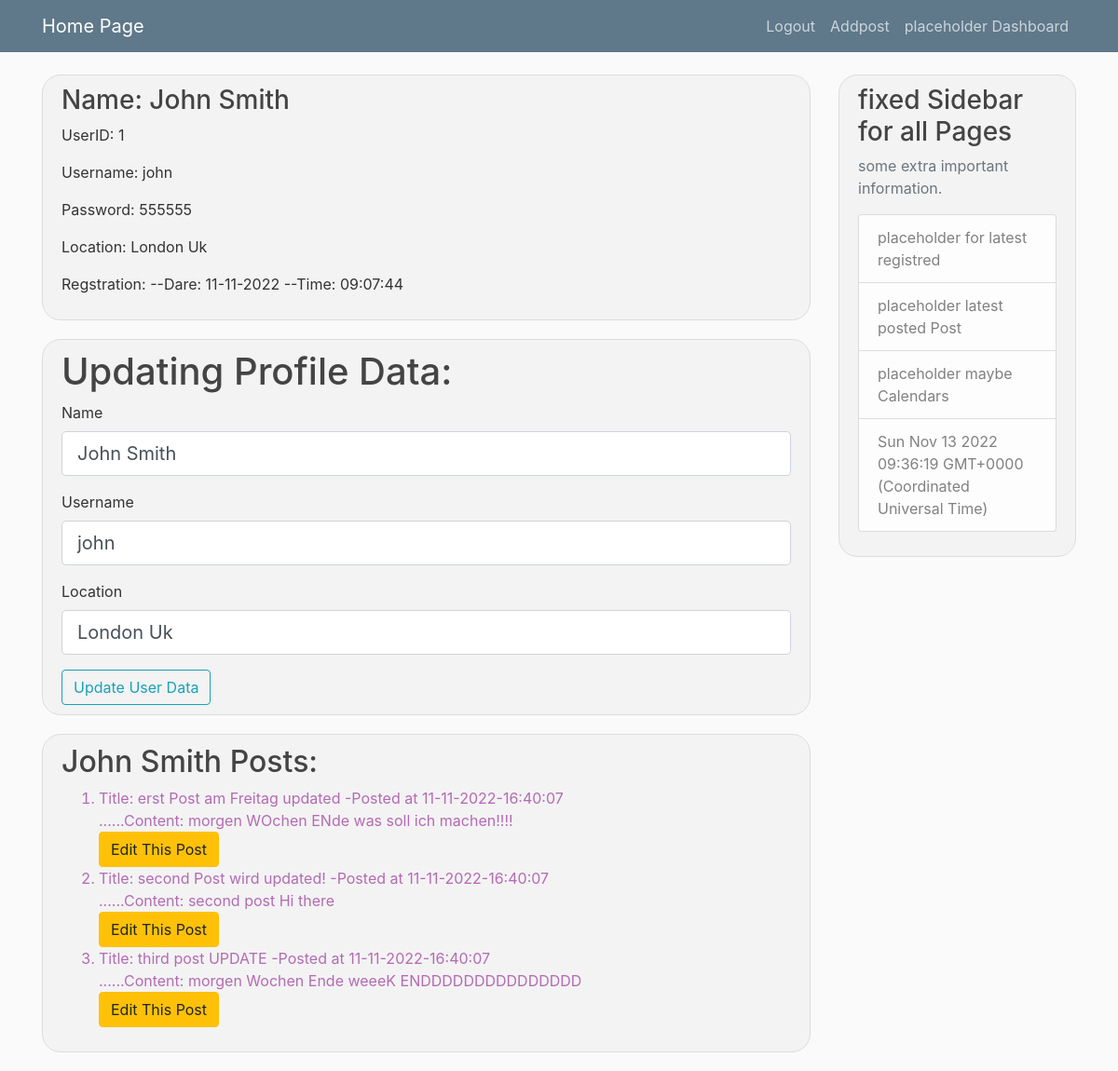
The app's page /dashboard (signed in) with its own data.
### app.py (models this page shows)
class Users(db.Model,UserMixin):
    id=db.Column(db.Integer, primary_key=True)
    name=db.Column(db.String(20),unique=False,nullable=False)
    username=db.Column(db.String(20),unique=True,nullable=False)
    password=db.Column(db.String(100),unique=False,nullable=False)
    location=db.Column(db.String(20),nullable=False)
    date_added=db.Column(db.DateTime,default=datetime.utcnow())
    posts=db.relationship('Posts',backref='creater',lazy=True)
    @property
    def date(self):
        date=self.date_added.strftime("%d-%m-%Y")
        time=self.date_added.strftime("%H:%M:%S")
        date=dict(date=date,time=time)
        return date

class Posts(db.Model):
    id=db.Column(db.Integer, primary_key=True)
    title=db.Column(db.String(100),unique=False,nullable=False)
    content=db.Column(db.String(500),unique=True,nullable=False)
    date_added=db.Column(db.DateTime,default=datetime.utcnow())
    user_id=db.Column(db.Integer,db.ForeignKey('users.id'),nullable=False)
    @property
    def date(self):
        date=self.date_added.strftime("%d-%m-%Y")
        time=self.date_added.strftime("%H:%M:%S")
        date=dict(date=date,time=time)
        return date

### app.py (the view)
@app.route('/dashboard',methods=['POST','GET'])
@login_required
def dashboard():
    form = UserForm()
    id=current_user.id
    user=Users.query.get_or_404(id)
    if request.method=='POST':
        name=form.name.data.strip().lower().title()
        username=form.username.data
        location=form.location.data.strip().lower().title()
        user.name=name
        user.username=username
        user.location=location
        try:
            db.session.commit()
            flash(f'User {name} with username {username} updated successfully and commited to DataBase!','success')
        except:
            flash(f"Error while updating name:{name} -username:{username} to DataBase","danger")
    else:
        form.name.data=user.name
        form.username.data=user.username
        form.location.data=user.location
    return render_template('Dashboard.html',form=form)

### app.py
class UserForm(FlaskForm):
    name=StringField('Name',validators=[DataRequired(),Length(min=3,max=20)])
    username=StringField('Username',validators=[DataRequired(),Length(min=3,max=20)])
    location=StringField('Location',validators=[DataRequired(),Length(min=2,max=20)])
    password=PasswordField('Password',validators=[DataRequired(),Length(min=6,max=20),EqualTo('password2',message="you most confirm your Password")])
    password2=PasswordField('Confirm Password',validators=[DataRequired(),Length(min=6,max=20)])
    submit=SubmitField('Add New User')
    update=SubmitField('Update User Data')

### app.py (called while the page is built)
@login_manager.user_loader
def load_user(user_id):
    return Users.query.get(int(user_id))

### templates/Dashboard.html (shortened to what this page needs)
{%extends 'layout.html'%}
{% block content %}
<div class="content-section">
	<h3>Name: {{current_user.name}}</h3>
	<p>UserID: {{current_user.id}}</p>
	<p>Username: {{current_user.username}}</p>
	<p>Password: {{current_user.password}}</p>
	<p>Location: {{current_user.location}}</p>
	<p>Regstration: --Dare: {{current_user.date.date}} --Time: {{current_user.date.time}}</p>
</div>
<div class="content-section">
	<h1> Updating Profile Data:</h1>
	<form method="POST" action="#">
		 <div class="form-group">
			{{form.name.label(class="form-control-label")}}
			 {{form.name(class="form-control form-control-lg",placeholder='enter your Username')}}
		 </div>
		<div class="form-group">
			{{form.username.label(class="form-control-label")}} {{form.username(class="form-control form-control-lg",placeholder='enter your Location')}}
		</div>
		<div class="form-group">
			{{form.location.label(class="form-control-label")}} {{form.location(class="form-control form-control-lg",placeholder='enter your Location')}}
		</div>
		 {{form.update(class="btn btn-outline-info")}}
	</form>
</div>
<div class="content-section">
	<h2>{{current_user.name}} Posts:</h2>
	<ol>
	{%for post in current_user.posts%}
	<li> Title: {{post.title}} -Posted at {{post.date.date}}-{{post.date.time}}<br> ......Content: {{post.content|safe}} </li>
	<a class="btn btn-warning" href="{{url_for('editpost',id=post.id)}}">Edit This Post</a>
		{%endfor%}
	</ol>
</div>
{% endblock content %}

### templates/layout.html (shortened to what this page needs)
<!DOCTYPE html>
<html>
<head>
    <link rel="stylesheet" href="https://maxcdn.bootstrapcdn.com/bootstrap/4.0.0/css/bootstrap.min.css">
    <link rel="stylesheet" type="text/css" href="{{ url_for('static', filename='style.css') }}">
</head>
<body>
      {%include 'navbar.html'%}
    <main role="main" class="container">
      <div class="row">
        <div class="col-md-9">
          {% block content %}{% endblock %}
        </div>
        <div class="col-md-3">
          <div class="content-section">
            <h3>fixed Sidebar for all Pages</h3>
            <p class='text-muted'>some extra important information.
              <ul class="list-group">
                <li class="list-group-item list-group-item-light">placeholder for latest registred</li>
                <li class="list-group-item list-group-item-light"> placeholder latest posted Post</li>
                <li class="list-group-item list-group-item-light"> placeholder maybe Calendars</li>
                <li class="list-group-item list-group-item-light" id="bm-time"> placeholder time </li>
              </ul>
            </p>
          </div>
        </div>
      </div>
    </main>
</body>
</html>

### templates/navbar.html (shortened to what this page needs)
<header class="site-header">
<nav class="navbar navbar-expand-md navbar-dark bg-steel fixed-top">
        <div class="container">
          <a class="navbar-brand mr-4" href="{{ url_for('home') }}">Home Page</a>
          <div class="collapse navbar-collapse" id="navbarToggle">
            <div class="navbar-nav">
                {% if current_user.is_authenticated %}
                <a class="nav-item nav-link" href="{{ url_for('logout') }}">Logout</a>
                <a class="nav-item nav-link" href="{{ url_for('addpost') }}">Addpost</a>
                <a class="nav-item nav-link" href="{{ url_for('dashboard') }}">placeholder Dashboard</a>
                {%else%}
                <a class="nav-item nav-link" href="{{ url_for('login') }}">Login</a>
                <a class="nav-item nav-link" href="{{ url_for('register') }}">Register</a>
                {%endif%}
            </div>
          </div>
        </div>
  </nav>
</header>

### static/style.css (style rules this page uses)
body { background: #fafafa; color: #333333; margin-top: 5rem; }
.content-section { background: #f3f3f3; padding: 10px 20px; border: 1px solid #dddddd; border-radius: 20px; margin-bottom: 20px; }
h1, h2, h3, h4, h5, h6 { color: #444444; }
.bg-steel { background-color: #5f788a; }
.site-header .navbar-nav .nav-link { color: #cbd5db; }
li { color:#8189; }

### records on screen
Users: name "John Smith", id "1", username "john", password "555555", location "London Uk", date "11-11-2022", date.time "09:07:44"
Posts: title "erst Post am Freitag updated", date "11-11-2022", date.time "16:40:07", content "morgen WOchen ENde was soll ich machen!!!!"
Posts: title "second Post wird updated!", date "11-11-2022", date.time "16:40:07", content "second post Hi there"
Posts: title "third post UPDATE", date "11-11-2022", date.time "16:40:07", content "morgen Wochen Ende weeeK ENDDDDDDDDDDDDDDD"
